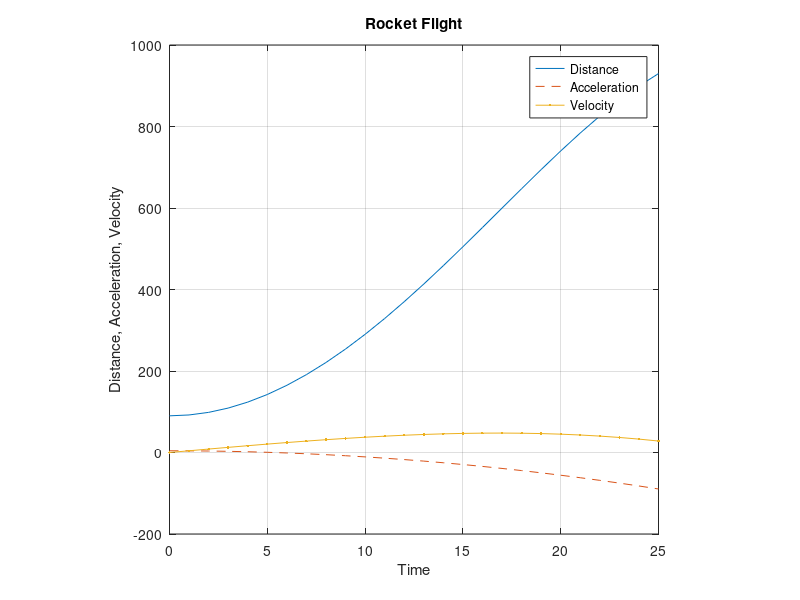

Here is the MATLAB script that generated this plot:
%**************************************************************************
%MATLAB DEMO USING MATRIX MULTIPLICATION, MATRIX CONCATENATING, AND 
%MULTI-VARIABLE PLOTTING
   
%PROGRAM DESCRIPTION:
%This program will compute distance, velocity, and acceleration of a rocket
%as time varies from 0 to 25 seconds in one second intervals.  The program
%will plot the curves of distance, velocity, and acceleration vs time.  The
%results are printed to the Command Window.

%DESCRIPTION VARIABLES:
%NAME   | TYPE   | DESCRIPTION
%--------------------------------------------------------------------------
%time   | double | one-dimensional matrix of time in seconds
%accl   | double | one-dimensional matrix of acceleration in ft/sec^2
%velo   | double | one-dimensional matrix of velocity in ft/sec
%dist   | double | one-dimensional matrix of distance in ft
%flight | double | concatenated one-dimensional matrices
%**************************************************************************

%Clear Command Window, clear memory, and close plots
clc
clear
close all

%Display the main headings and column headings to the Command Window
disp('****************************************************************');
disp('                    ROCKET FLIGHT SIMULATION');
disp(' ');
disp('          TIME   ACCELERATION   VELOCITY     DISTANCE');
disp('          (sec)   (ft/sec^2)    (ft/sec)       (ft)');

%Create a time matrix
time = 0:1:25;

%Using the time matrix, compute the distance, velocity, acceleration matrices
dist = 90+2.125*time.^2-0.00125*time.^4;
velo = 4.25*time-0.005*time.^3;
accel = 4.25-0.15*time.^2;

%Using concatenation, merge the four matrices
flight = [time;accel;velo;dist];

%Using a single print command, print the four matrices to Command Window
fprintf('           %2i      %6.2f         %5.2f       %6.2f\n',flight);

%Display the closing line of the output format 
disp('****************************************************************');

%Plot the distance, velocity, and acceleration matrices vs the time matrix
plot(time,dist,time,accel,'--',time,velo,'.-'),title('Rocket Flight'),...
    xlabel('Time'),ylabel('Distance, Acceleration, Velocity'),...
    legend('Distance','Acceleration','Velocity'),grid on, axis square
%**************************************************************************
